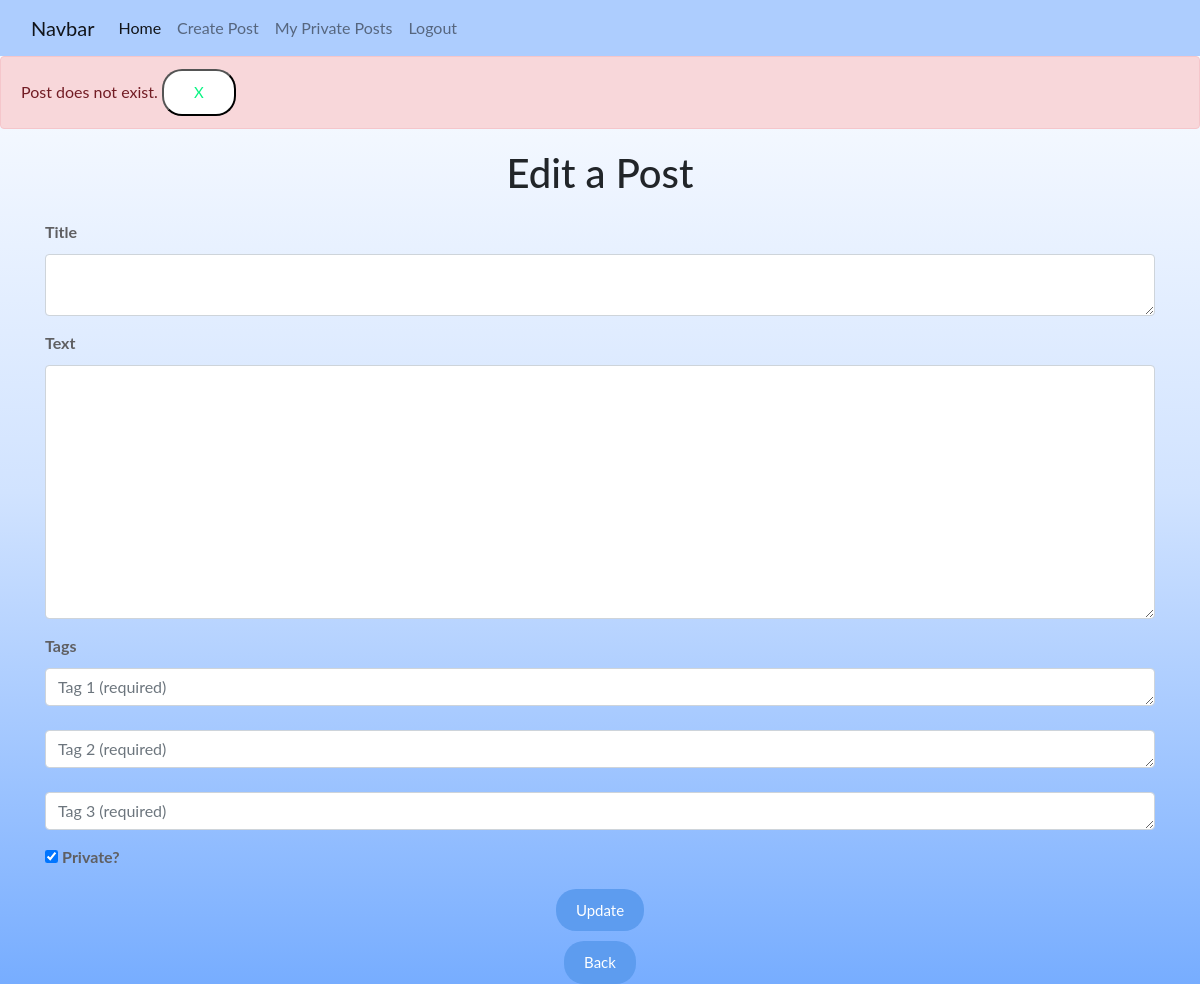
Page /update-post/7 (signed in) on the earlier database version.
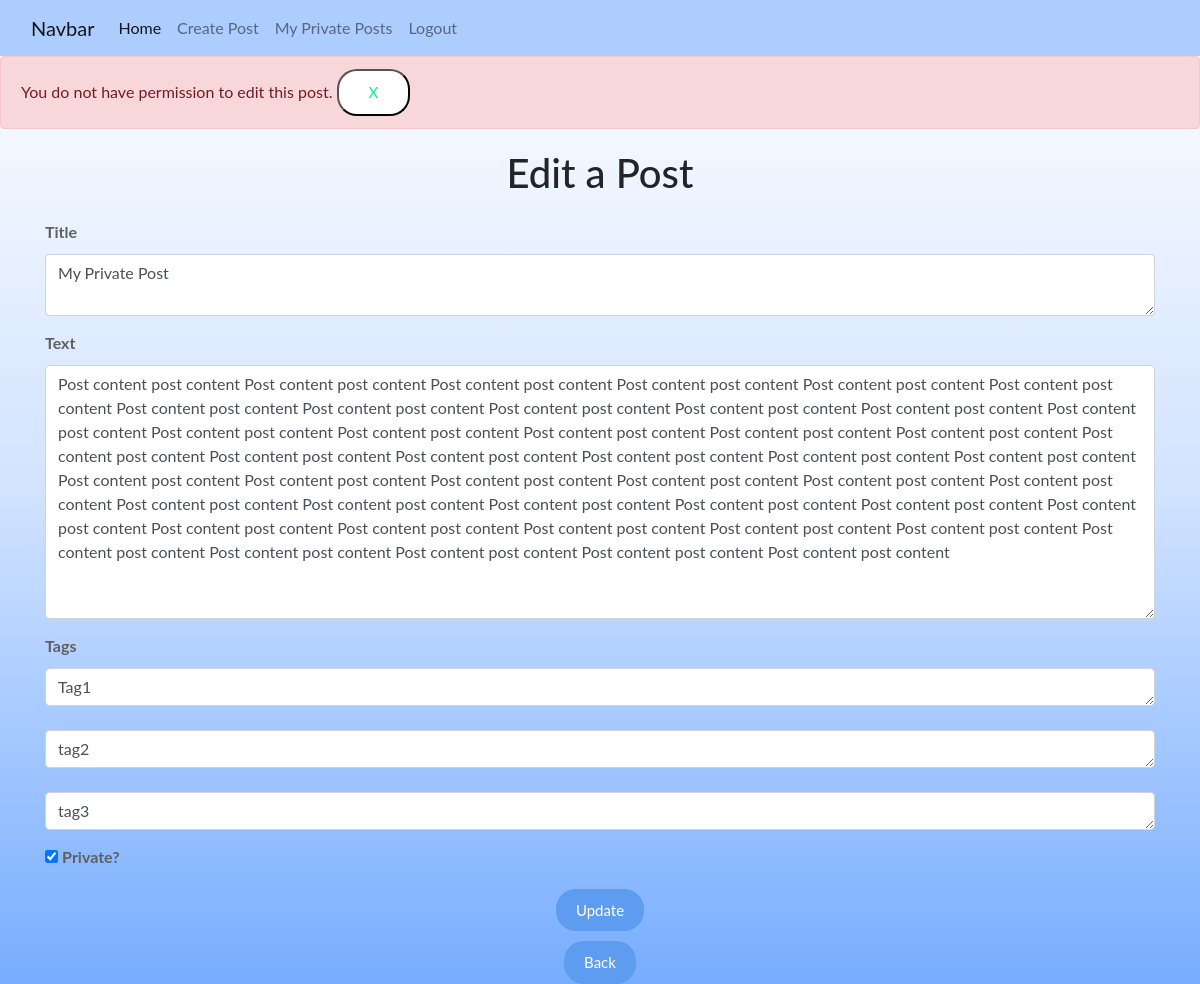
Same page on the later database version.
### website/models.py (models this page shows)
class Post(db.Model):
    id = db.Column(db.Integer, primary_key=True)
    title = db.Column(db.Text, nullable=False)
    text = db.Column(db.Text, nullable=False)
    tag1 = db.Column(db.String(32))
    tag2 = db.Column(db.String(32))
    tag3 = db.Column(db.String(32))
    date_created = db.Column(db.DateTime(timezone=True), default=func.now())
    is_private = db.Column(db.Integer, default = 0)
    author = db.Column(db.Integer, db.ForeignKey('user.id', ondelete="CASCADE"), nullable=False)

### website/views.py (the view, shortened to what this page needs)
@views.route("/update-post/<id>", methods=['GET', 'POST'])
@login_required
def update_post(id):
    post = Post.query.filter_by(id=id).first()
    if not post:
        flash("Post does not exist.", category='error')
    elif current_user.id != post.author:
        flash('You do not have permission to edit this post.', category='error')
    return render_template('update_post.html', post=post, user=current_user)

### website/__init__.py (called while the page is built)
def create_app():
    app = Flask(__name__)
    app.config['SECRET_KEY'] = "secretkey"
    app.config['SQLALCHEMY_DATABASE_URI'] = f'sqlite:///{DB_NAME}'
    app.config['SQLALCHEMY_TRACK_MODIFICATIONS'] = False
    db.init_app(app)
    from .views import views
    from .auth import auth
    app.register_blueprint(views, url_prefix="/")
    app.register_blueprint(auth, url_prefix="/")
    from .models import User, Post
    create_database(app)
    login_manager = LoginManager()
    login_manager.login_view = "auth.login"
    login_manager.init_app(app)
    @login_manager.user_loader
    def load_user(id):
        return User.query.get(int(id))
    return app

### website/templates/update_post.html
{% extends "base.html" %} {% block title %}Home{% endblock %} {% block content%}
<h1 align="center">Edit a Post</h1>
<form action="{{ url_for('views.update_post', id=post.id) }}", method="POST">
  <label for="title">Title</label>
  <textarea name="title" id="title" class="form-control">{{post.title}}</textarea>
  <label for="text">Text</label>
  <textarea name="text" id="text" class="form-control" rows="10" cols="40">{{post.text}}</textarea>
  <label for="tag1">Tags</label>
  <textarea name="tag1" id="tag1" class="form-control" placeholder="Tag 1 (required)" rows="1">{{ post.tag1 }}</textarea>
  <br>
  <textarea name="tag2" id="tag2" class="form-control" placeholder="Tag 2 (required)" rows="1">{{ post.tag2 }}</textarea>
  <br>
  <textarea name="tag3" id="tag3" class="form-control" placeholder="Tag 3 (required)" rows="1">{{ post.tag3 }}</textarea>
  {% if post.is_private == 0 %}
  <input type="checkbox" name="is_private" id="is_private">
  <label for="is_private">Private?</label>
  {% else %}
  <input type="checkbox" name="is_private" id="is_private" checked>
  <label for="is_private">Private?</label>
  {% endif %}
  <br>
  <div align="center">
    <button type="submit" class="update-btn">Update</button>
  </div>
</form>
<div align="center">
  <a href="/home"
    ><button type="button" class="back-btn">Back</button></a
  >
</div>
{% endblock %}

### website/templates/base.html (shortened to what this page needs)
<!DOCTYPE html>
<html lang="en">
<head>
    <link rel="stylesheet" href="https://maxcdn.bootstrapcdn.com/bootstrap/4.5.2/css/bootstrap.min.css">
    <link rel="stylesheet" type="text/css" href="{{ url_for('static', filename='base-style.css') }}">
    <link rel="stylesheet" type="text/css" href="{{ url_for('static', filename='views.css') }}"
    <meta charset="UTF-8" />
</head>
<body>
    <nav class="navbar navbar-expand-lg bg-body-tertiary navbar-light navbar-custom">
        <div class="container-fluid">
          <a class="navbar-brand">Navbar</a>
          <div class="collapse navbar-collapse">
            <div class="navbar-nav">
              <a class="nav-link active" aria-current="page" href="/home">Home</a>
              {%if user.is_authenticated%}
              <a class="nav-link" href="/create-post">Create Post</a>
              <a class="nav-link" href="/{{ current_user.username }}/private-posts">My Private Posts</a>
              <a class="nav-link" href="/logout">Logout</a>
              {%else%}
              <a class="nav-link" href="/login">Login</a>
              <a class="nav-link" href="/sign-up">Signup</a>
              {%endif%}
            </div>
          </div>
        </div>
      </nav>
    {% with messages = get_flashed_messages(with_categories=True) %}
        {% if messages %}
            {% for category, message in messages %}
                {% if category == "error" %}
                <div class="alert alert-danger alter-dismissible fade show" style="margin-top: 0px" role="alert">
                    {{ message }}
                    <button type="button" class="btn-close" data-bs-dismiss="alert">X</button>
                </div>
                {% else %}
                <div class="alert alert-success alter-dismissable fade show" style="margin-top: 0px" role="alert">
                    {{ message }}
                    <button type="button" class="btn-close" data-bs-dismiss="alert">X</button>
                </div>
                {% endif %}
            {% endfor %}
        {% endif %}
    {% endwith %}
    <div class="container">{% block content %}{% endblock %}</div>
</body>
</html>

### website/static/base-style.css (style rules this page uses)
html, body { height: 100%; margin: 0; padding: 0; font-family: Lato, sans-serif; background: linear-gradient(to bottom, #ffffff, #d1e3ff, #77adff); overflow: auto; }
h1 { margin-top: 20px; }
label { width: 100px; color: #5f5f62; font-weight: bold; margin-bottom: 10px; text-align:left; margin-top:15px; }
button[type="submit"], .back-btn { color: #ffffff; padding: 10px 20px; border-radius: 20px; border: none; font-size: 15px; cursor: pointer; transition: all 0.3s ease; margin-top:10px; background-color: #5d9cef; }
.btn-close { margin-top:0px; margin-right:10px; background-color: white; color: rgb(8, 244, 130); padding: 10px 30px; border-radius: 20px; font-size: 15px; cursor: pointer; transition: all 0.3s ease; }

### website/static/views.css (style rules this page uses)
.navbar-custom { background-color: rgb(173, 205, 254); }

Differences in the rows shown:
added Post: title "My Private Post", text "Post content post content Post content post content Post content post content Post content post content Post content post content Post content post content Post content post content Post content post content Post content post content Post content post content Post content post content Post content post content Post content post content Post content post content Post content post content Post content post content Post content post content Post content post content Post content post content Post content post content Post content post content Post content post content Post content post content Post content post content Post content post content Post content post content Post content post…", tag1 "Tag1", tag2 "tag2", tag3 "tag3"
Other differences:
new list line: "You do not have permission to edit this post. X"
list line gone: "Post does not exist. X"
